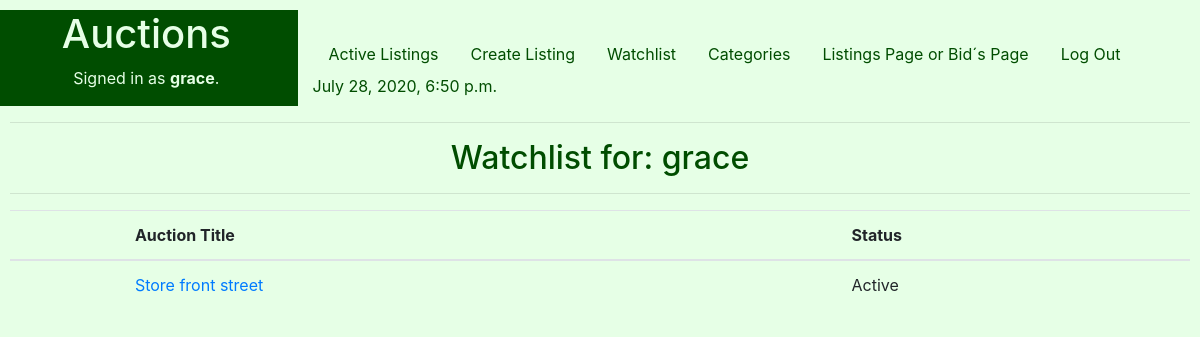
Page /Watchlist (signed in) on the committed database.
### auctions/models.py (models this page shows, shortened)
class User(AbstractUser):
    pass

class Watchlist(models.Model):
    Lcode = models.ForeignKey(Listings, on_delete=models.CASCADE)
    Wflag =models.IntegerField() #Key
    user = models.CharField(max_length=25)

class Listings(models.Model):
    STATUS = (
        ('Active', 'Active - Receiving Bids'),
        ('To Begin', 'To Begin - De Auction didn´t start yet'),
        ('Closed', 'Closed - The seller gave up the auction'),
        ('Sold', 'Sold'),
    )
    Ltitle = models.CharField(help_text="Choose a title for your listing",max_length=50)
    Ccode=models.IntegerField(help_text="Categories Ex: 1-Apartament,2-Commercial,3-Farm, 4-House ") #foreign key from PropTypes
    Ldescription = models.CharField(max_length=250)
    Lprice = models.FloatField(help_text="starting bid Just USD") #initial price
    Ldatestart = models.DateField(help_text="Please use the following format: <em>YYYY-MM-DD</em>. for the auction start")
    Lduration = models.IntegerField(help_text="Duration expressed in days" )
    Luser = models.CharField(max_length=25)
    Limage= models.ImageField(upload_to="media", blank=True) #Name of the picture saved on static folder
    Lstatus = models.CharField(max_length=8, choices=STATUS )

### auctions/views.py (the view)
# urls.py: path('Watchlist', views.Watchlist_view, name='Watchlist'),
@login_required
def Watchlist_view(request):
    d = datetime.now()
    try:
        W = Watchlist.objects.all()
        context={
           "d" : d,
           "Wishlists": W,
        }
        return render(request, "auctions/Watchlist.html", context)
    except:
        context={
          "d" : d,
        }
        return render(request, "auctions/Watchlist.html", context)

### auctions/templates/auctions/WatchList.html (shortened to what this page needs)
{% extends "auctions/layout.html" %}
{% block body %}
<h2 style=" text-align: center;">Watchlist for: {{user.username}} </h2>
  <hr>
<form action ="{% url 'auctions:Watchlist' %}">
   	<div class="form-group" >
        <table class="table" width=50%>
            <thead>
		      	    <tr>
                <th </th>
                <th scope="col">Auction Title </th>
                <th scope="col">Status </th>
      	        </tr>
		        </thead>
            {% if Wishlists|length > 0  %}
	              {% for W in Wishlists %}
                  {%if user.username == W.user%}
                      <tr>
                      <td></td>
                      <td><a href="{% url 'auctions:BidsDetail' Btitle=W.Lcode.Ltitle %}">  {{W.Lcode.Ltitle}} </a> </td>
                      <td>  {{W.Lcode.Lstatus}} </td>
                      </tr>
                  {%endif%}
                {% endfor %}
            {% else %}
                 	<div class="form-group">
                      	<output><h1>No matches found for your Whatchlist   {{user.username}} </h1></output>
                        <input type="hidden" id="u" name="username" value={{user.username}}>
                	</div>
            {% endif %}
	      </table>
    </div>
</form>
{% endblock %}

### auctions/templates/auctions/layout.html (shortened to what this page needs)
{% load static %}
<!DOCTYPE html>
<html lang="en">
    <head>
        <link rel="stylesheet" href="https://stackpath.bootstrapcdn.com/bootstrap/4.4.1/css/bootstrap.min.css">
        <link rel="stylesheet" href="https://cdnjs.cloudflare.com/ajax/libs/font-awesome/4.7.0/css/font-awesome.min.css">
        <link href="{% static 'auctions/styles.css' %}" rel="stylesheet">
    </head>
    <body>
        <div class="row">
            <div class="col-lg-3" style="background-color:#004d00;color:#e6ffe6 ;">
                <h1 style="text-align: center;">Auctions</h1>
                {% if user.is_authenticated %}
                    <p style="text-align: center;">Signed in as <strong >{{ user.username }}</strong>.</p>
                {% else %}
                    <p style="text-align: center;">Not signed in.</p>
                {% endif %}
            </div>
            <div class="col-lg-9" >
                <ul class="nav">
                <li class="nav-item"><br>
                  <a  style="color:  #004d00;" class="nav-link" href="{% url 'auctions:index' %}">Active Listings</a>
                </li>
                {% if user.is_authenticated %}
                    <li class="nav-item"><br>
                    <a  style="color:  #004d00;" class="nav-link" href="{% url 'auctions:CreateListings' %}">Create Listing</a>
                    </li>
                    <li class="nav-item"><br>
                    <a  style="color:  #004d00;" class="nav-link" href="{% url 'auctions:Watchlist' %}">Watchlist</a>
                    </li>
                    <li class="nav-item"><br>
                    <a  style="color:  #004d00;" class="nav-link" href="{% url 'auctions:Categories' %}">Categories</a>
                    </li>
                    <li class="nav-item"><br>
                    <a  style="color:  #004d00;" class="nav-link" href="{% url 'auctions:Listingspage' %}">Listings Page or Bid´s Page</a>
                    </li>
                    <li class="nav-item"><br>
                    <a  style="color:  #004d00;" class="nav-link" href="{% url 'auctions:logout' %}">Log Out</a>
                    </li>
                {% endif %}
                    <li>   {{d}} </li>
                </ul>
            </div>
        </div>
      <hr>
      {% block body %}
      {% endblock %}
    </body>
</html>

### auctions/static/auctions/styles.css (style rules this page uses)
body { padding: 10px; }

### auctions/templates/auctions/layout.html (style rules this page uses)
body { background-color:#e6ffe6 ; color: #004d00; }

### rows in the picture
User: username "grace"
Watchlist: Lcode.Ltitle "Store front street", Lcode.Lstatus "Active"
